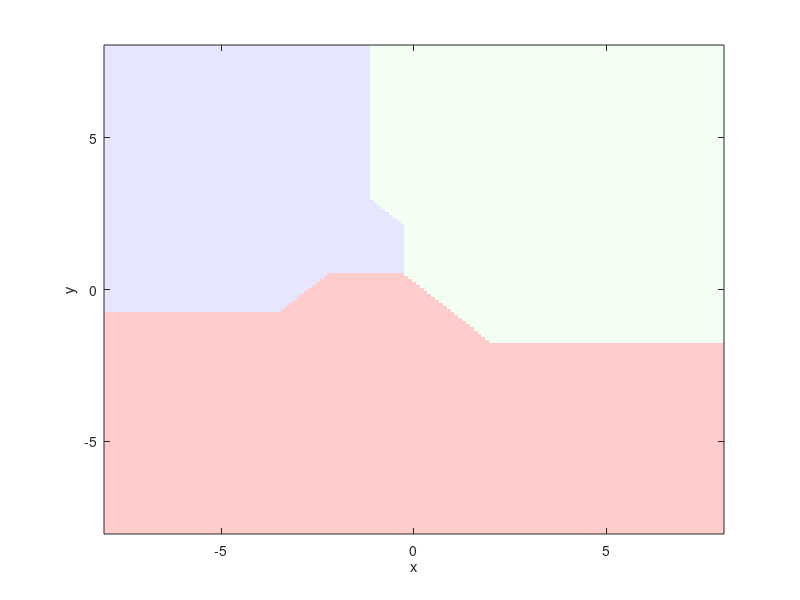

Reproduce this figure in MATLAB.
nsamples = 20;
 
% create some training data for three classes.
training = cell(3,1);
training{1} = randn(nsamples,2) + repmat([-2 -2], [nsamples 1]);
training{2} = randn(nsamples,2) + repmat([2 3], [nsamples 1]);
training{3} = randn(nsamples,2) + repmat([-3 2], [nsamples 1]);
 
% sample mean
sample_means = cell(length(training),1);
 
% compute sample mean to use as the class prototype.
for i=1:length(training),
    sample_means{i} = mean(training{i});
end
% set up the domain over which you want to visualize the decision
% boundary
xrange = [-8 8];
yrange = [-8 8];
% step size for how finely you want to visualize the decision boundary.
inc = 0.1;
 
% generate grid coordinates. this will be the basis of the decision
% boundary visualization.
[x, y] = meshgrid(xrange(1):inc:xrange(2), yrange(1):inc:yrange(2));
 
% size of the (x, y) image, which will also be the size of the 
% decision boundary image that is used as the plot background.
image_size = size(x);
 
xy = [x(:) y(:)]; % make (x,y) pairs as a bunch of row vectors.

xy = [reshape(x, image_size(1)*image_size(2),1) reshape(y, image_size(1)*image_size(2),1)]

numxypairs = length(xy); % number of (x,y) pairs
 
% distance measure evaluations for each (x,y) pair.
dist = [];
 
% loop through each class and calculate distance measure for each (x,y)
% from the class prototype.
for i=1:length(training),
 
    % calculate the city block distance between every (x,y) pair and
    % the sample mean of the class.
    % the sum is over the columns to produce a distance for each (x,y)
    % pair.
    disttemp = sum(abs(xy - repmat(sample_means{i}, [numxypairs 1])), 2);
 
    % concatenate the calculated distances.
    dist = [dist disttemp];
 
end
 
% for each (x,y) pair, find the class that has the smallest distance.
% this will be the min along the 2nd dimension.
[m,idx] = min(dist, [], 2);

% reshape the idx (which contains the class label) into an image.
decisionmap = reshape(idx, image_size);

figure;
 
%show the image
imagesc(xrange,yrange,decisionmap);
hold on;
set(gca,'ydir','normal');
 
% colormap for the classes:
% class 1 = light red, 2 = light green, 3 = light blue
cmap = [1 0.8 0.8; 0.95 1 0.95; 0.9 0.9 1]
colormap(cmap);
 
% plot the class training data.
plot(training{1}(:,1),training{1}(:,2), 'r.');
plot(training{2}(:,1),training{2}(:,2), 'go');
plot(training{3}(:,1),training{3}(:,2), 'b*');
 
% label the axes.
xlabel('x');
ylabel('y');

imagesc(xrange,yrange,decisionmap);
hold on;
set(gca,'ydir','normal');